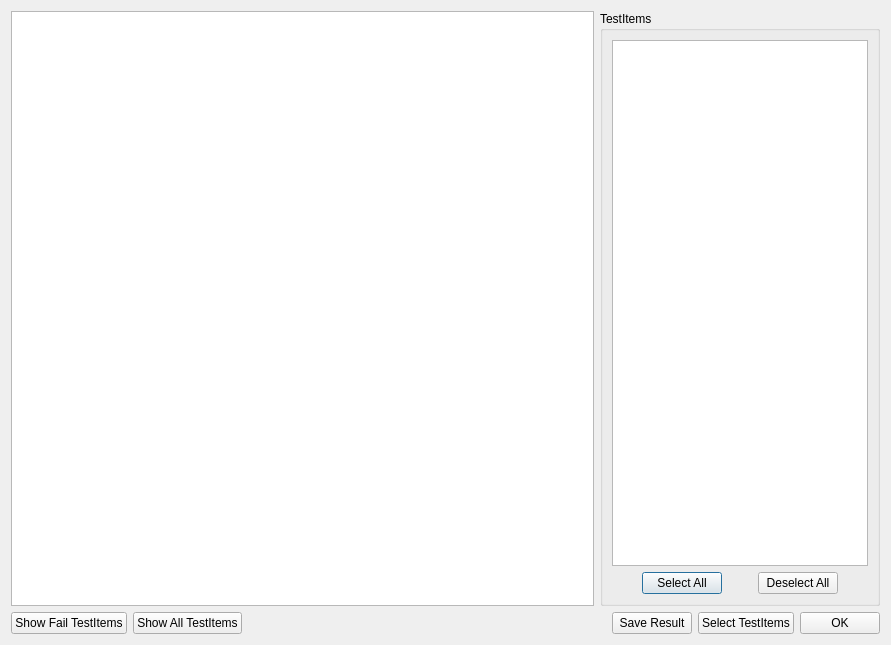
<?xml version="1.0" encoding="UTF-8"?>
<ui version="4.0">
 <class>ShowGRRDialog</class>
 <widget class="QDialog" name="ShowGRRDialog">
  <property name="windowModality">
   <enum>Qt::NonModal</enum>
  </property>
  <property name="geometry">
   <rect>
    <x>0</x>
    <y>0</y>
    <width>891</width>
    <height>645</height>
   </rect>
  </property>
  <property name="windowTitle">
   <string>Gauge Repeatability and Reproducibility</string>
  </property>
  <property name="sizeGripEnabled">
   <bool>false</bool>
  </property>
  <layout class="QGridLayout" name="gridLayout_2">
   <item row="0" column="0">
    <layout class="QHBoxLayout" name="MainHorizontalLayout">
     <item>
      <widget class="QTableWidget" name="GrrTableWidget"/>
     </item>
     <item>
      <widget class="QGroupBox" name="ItemListGroupBox">
       <property name="sizePolicy">
        <sizepolicy hsizetype="Minimum" vsizetype="Preferred">
         <horstretch>0</horstretch>
         <verstretch>0</verstretch>
        </sizepolicy>
       </property>
       <property name="minimumSize">
        <size>
         <width>0</width>
         <height>0</height>
        </size>
       </property>
       <property name="title">
        <string>TestItems</string>
       </property>
       <layout class="QGridLayout" name="gridLayout">
        <item row="1" column="0">
         <layout class="QHBoxLayout" name="DeselectHorizontalLayout">
          <item>
           <widget class="QPushButton" name="SelectAllButton">
            <property name="sizePolicy">
             <sizepolicy hsizetype="Fixed" vsizetype="Fixed">
              <horstretch>0</horstretch>
              <verstretch>0</verstretch>
             </sizepolicy>
            </property>
            <property name="text">
             <string>Select All</string>
            </property>
           </widget>
          </item>
          <item>
           <widget class="QPushButton" name="UnSelectAllButton">
            <property name="sizePolicy">
             <sizepolicy hsizetype="Fixed" vsizetype="Fixed">
              <horstretch>0</horstretch>
              <verstretch>0</verstretch>
             </sizepolicy>
            </property>
            <property name="text">
             <string>Deselect All</string>
            </property>
           </widget>
          </item>
         </layout>
        </item>
        <item row="0" column="0">
         <widget class="QListWidget" name="TestItemListWidget">
          <property name="sizePolicy">
           <sizepolicy hsizetype="Minimum" vsizetype="Expanding">
            <horstretch>0</horstretch>
            <verstretch>0</verstretch>
           </sizepolicy>
          </property>
          <property name="minimumSize">
           <size>
            <width>0</width>
            <height>0</height>
           </size>
          </property>
         </widget>
        </item>
       </layout>
      </widget>
     </item>
    </layout>
   </item>
   <item row="1" column="0">
    <layout class="QHBoxLayout" name="ShowItemHorizontalLayout">
     <item>
      <widget class="QPushButton" name="ShowFailItemButton">
       <property name="text">
        <string>Show Fail TestItems</string>
       </property>
      </widget>
     </item>
     <item>
      <widget class="QPushButton" name="ShowAllItemsButton">
       <property name="text">
        <string>Show All TestItems</string>
       </property>
      </widget>
     </item>
     <item>
      <spacer name="ShowItemHorizontalSpacer">
       <property name="orientation">
        <enum>Qt::Horizontal</enum>
       </property>
       <property name="sizeHint" stdset="0">
        <size>
         <width>40</width>
         <height>20</height>
        </size>
       </property>
      </spacer>
     </item>
     <item>
      <widget class="QPushButton" name="SaveResultButton">
       <property name="text">
        <string>Save Result</string>
       </property>
      </widget>
     </item>
     <item>
      <widget class="QPushButton" name="SelectItemButton">
       <property name="text">
        <string>Select TestItems</string>
       </property>
      </widget>
     </item>
     <item>
      <widget class="QPushButton" name="OkButton">
       <property name="text">
        <string>OK</string>
       </property>
      </widget>
     </item>
    </layout>
   </item>
  </layout>
 </widget>
 <resources/>
 <connections/>
</ui>
